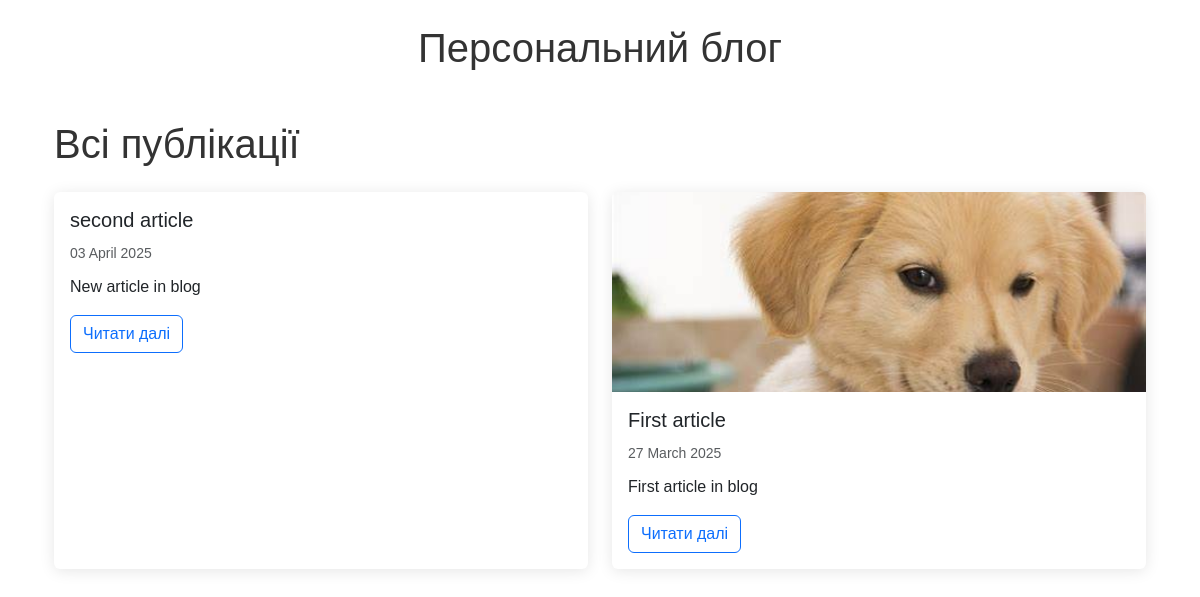
Page /articles on the earlier database version.
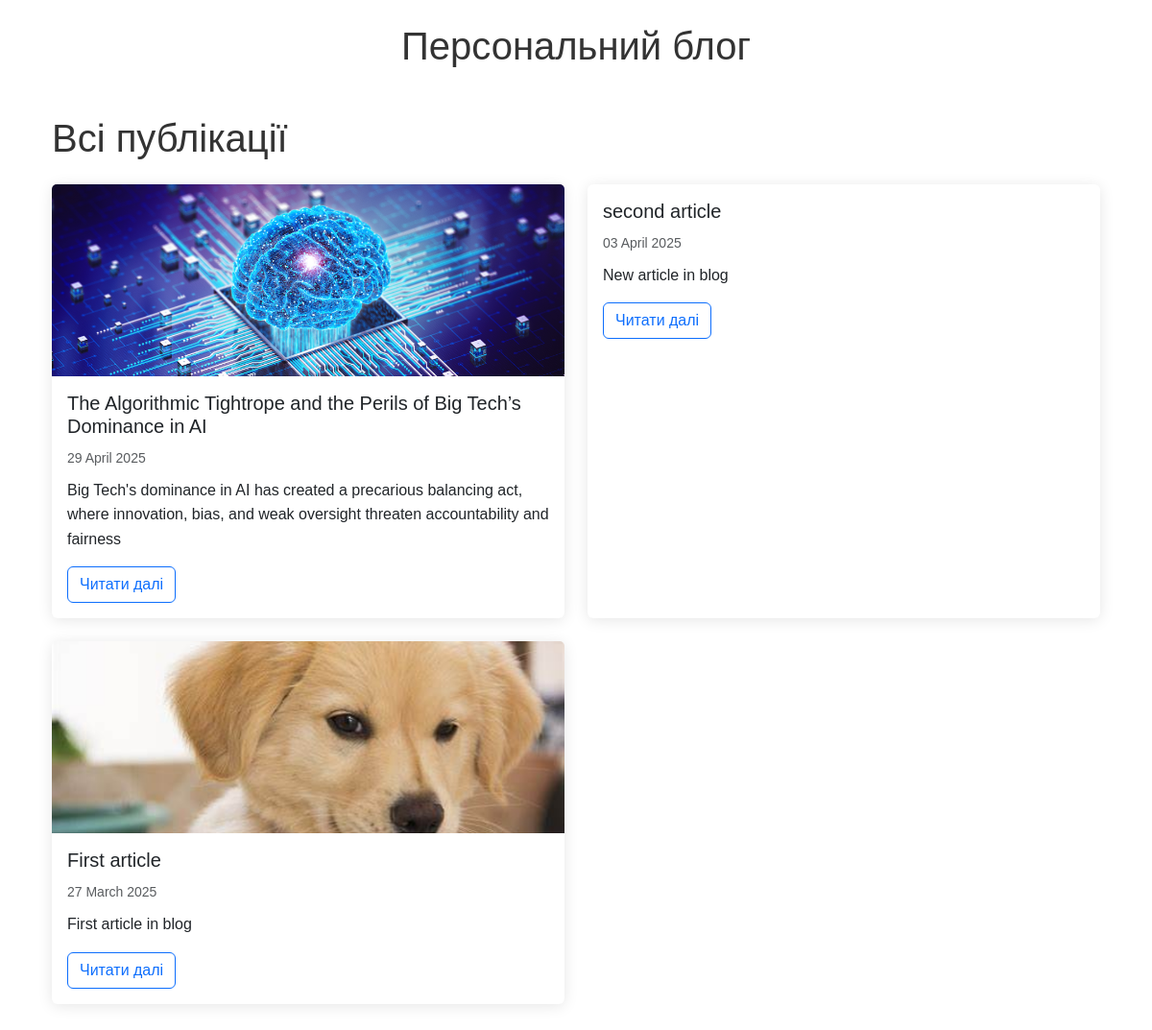
Same page on the later database version.
### app_blog/models.py (models this page shows, shortened)
class Article(models.Model):
    title = models.CharField(u'Заголовок', max_length=250, help_text=u'Максимум 250 сим.')
    description = models.TextField(blank=True, verbose_name=u'Опис')
    pub_date = models.DateTimeField(u'Дата публікації', default=timezone.now)
    slug = models.SlugField(u'Слаг', unique_for_date='pub_date')
    main_page = models.BooleanField(u'Головна', default=True, help_text=u'Показувати на головній сторінці')
    category = models.ForeignKey(Category, related_name='articles', blank=True, null=True, verbose_name=u'Категорія',on_delete=models.CASCADE)
    class Meta:
        ordering = ['-pub_date']
        verbose_name = u'Стаття'
        verbose_name_plural = u'Статті'
    def get_absolute_url(self):
        try:
            url = reverse('news-detail', kwargs={
                'year': self.pub_date.strftime("%Y"),
                'month': self.pub_date.strftime("%m"),
                'day': self.pub_date.strftime("%d"),
                'slug': self.slug,
            })
        except:
            url = "/"
        return url

class ArticleImage(models.Model):
    article = models.ForeignKey(Article, verbose_name=u'Стаття', related_name='images', on_delete=models.CASCADE)
    image = models.ImageField(u'Фото', upload_to='photos')
    title = models.CharField(u'Заголовок', max_length=250, help_text=u'Максимум 250 сим.', blank=True)
    class Meta:
        verbose_name = u'Фото для статті'
        verbose_name_plural = u'Фото для статті'

### app_blog/views.py (the view)
# urls.py: path(r'articles', ArticleList.as_view(), name='articles-list'),
class ArticleList(ListView):
    model = Article
    template_name = 'articles_list.html'
    context_object_name = 'items'
    def get_context_data(self, *args, **kwargs):
        context = super(ArticleList, self).get_context_data(*args, **kwargs)
        try:
            context['category'] = Category.objects.get(
                slug=self.kwargs.get('slug'))
        except Exception:
            context['category'] = None
        return context
    def get_queryset(self, *args, **kwargs):
        articles = Article.objects.all()
        return articles

### app_blog/templates/articles_list.html
{% extends "base.html" %}
{% load static %}
{% block content %}
<div class="container py-4">
    <h1 class="mb-4">{% if category %}{{ category }}{% else %}Всі публікації{% endif %}</h1>
    <div class="row">
        {% for item in items %}
        <div class="col-md-6 mb-4">
            <div class="card h-100">
                {% if item.images.first %}
                <img src="{{ item.images.first.image.url }}" class="card-img-top" alt="{{ item.title }}">
                {% endif %}
                <div class="card-body">
                    <h2 class="card-title h5">{{ item.title }}</h2>
                    <time class="text-muted small">{{ item.pub_date|date:"d E Y" }}</time>
                    <p class="card-text mt-2">{{ item.description|striptags|truncatewords:25 }}</p>
                    <a href="{{ item.get_absolute_url }}" class="btn btn-outline-primary">Читати далі</a>
                </div>
            </div>
        </div>
        {% empty %}
        <div class="col-12">
            <div class="alert alert-info">Публікації відсутні</div>
        </div>
        {% endfor %}
    </div>
</div>
{% endblock %}

### app_blog/templates/base.html (shortened to what this page needs)
<!DOCTYPE html>
<html lang="uk">
{% load static %}
<head>
    <link href="https://cdn.jsdelivr.net/npm/bootstrap@5.3.2/dist/css/bootstrap.min.css" rel="stylesheet">
    <link href="{% static 'css/main.css' %}" rel="stylesheet">
</head>
<body>
    <div class="container">
        <h1 class="text-center my-4">Персональний блог</h1>
        {% block content %}
        {% endblock %}
    </div>
</body>
</html>

### app_blog/static/css/main.css (style rules this page uses)
body { font-family: 'Ubuntu', sans-serif; line-height: 1.6; color: #333; }
.card { border: none; box-shadow: 0 2px 15px rgba(0,0,0,0.1); transition: transform 0.3s ease, box-shadow 0.3s ease; }
.card-img-top { height: 200px; object-fit: cover; }

Differences in the rows shown:
added Article: images.first.image (picture), title "The Algorithmic Tightrope and the Perils of Big Tech’s Dominance in AI", pub_date "29 April 2025", description "Big Tech's dominance in AI has created a precarious balancing act, where innovation, bias, and weak oversight threaten accountability and fairness"
